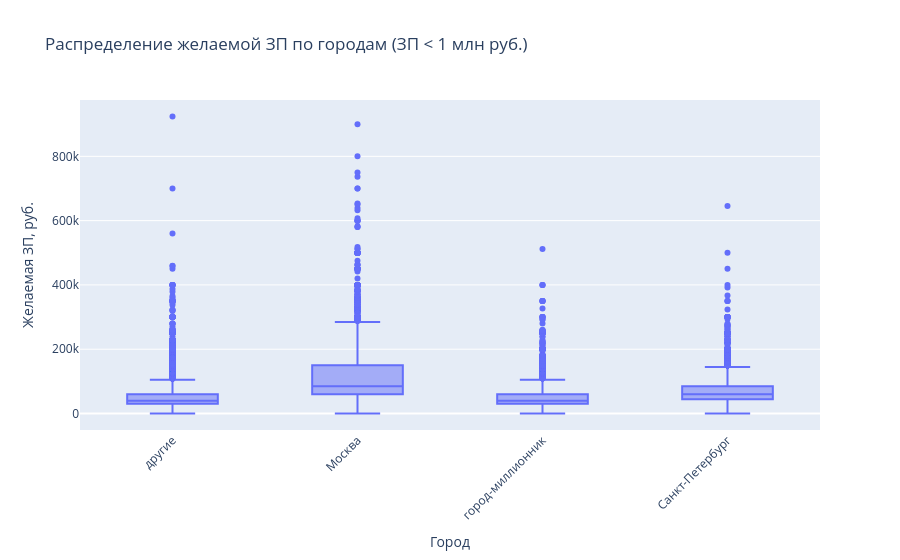

The cell this chart's notebook holds for it:
### Markdown cell above
5. Постройте диаграмму, которая показывает распределение желаемой заработной платы (**"ЗП (руб)"**) в зависимости от города (**"Город"**). Используйте для диаграммы данные о резюме, где желая заработная плата меньше 1 млн рублей.
*Сделайте выводы по полученной диаграмме: как соотносятся медианные уровни желаемой заработной платы и их размах в городах? Как вы считаете, важен ли признак города при прогнозировании заработной платы?*

### Code cell
# ваш код здесь

# Задание 4.5 В каком городе (категории городов) зафиксирован наибольший показатель желаемой заработной платы (~924 тысячи рублей)?

# Фильтруем данные желаемая ЗП меньше 1 млн руб.
df_filtered = df[df["ЗП (руб)"] < 1_000_000]

# Строим boxplot
fig = px.box(
    df_filtered,
    x="Город",
    y="ЗП (руб)",
    title="Распределение желаемой ЗП по городам (ЗП < 1 млн руб.)",
    labels={"Город": "Город", "ЗП (руб)": "Желаемая ЗП, руб."},
    points="outliers"  # показываем выбросы отдельно
)

fig.update_layout(xaxis_tickangle=-45)
fig.show()
# Считаем медиану
city_stats = (
    df_filtered.groupby("Город")["ЗП (руб)"]
    .agg(["median", "min", "max"])
    .reset_index()
    .sort_values("median", ascending=False)
)

print(city_stats.to_string(index=False))

### Figure 1 — Plotly figure (JSON) as saved in the notebook; plotly's stock layout.template omitted (floating-point values rounded to 4 significant figures; data arrays with more than 128 entries replaced by an {"elided": "..."} marker saying what was removed)
{"data": [{"alignmentgroup": "True", "boxpoints": "outliers", "hovertemplate": "Город=%{x}<br>Желаемая ЗП, руб.=%{y}<extra></extra>", "legendgroup": "", "marker": {"color": "#636efa"}, "name": "", "notched": false, "offsetgroup": "", "orientation": "v", "showlegend": false, "type": "box", "x": {"elided": "44738 str values"}, "x0": " ", "xaxis": "x", "y": {"elided": "44738 float values"}, "y0": " ", "yaxis": "y"}], "layout": {"boxmode": "group", "legend": {"tracegroupgap": 0}, "title": {"text": "Распределение желаемой ЗП по городам (ЗП < 1 млн руб.)"}, "xaxis": {"anchor": "y", "domain": [0, 1], "tickangle": -45, "title": {"text": "Город"}}, "yaxis": {"anchor": "x", "domain": [0, 1], "title": {"text": "Желаемая ЗП, руб."}}}}
